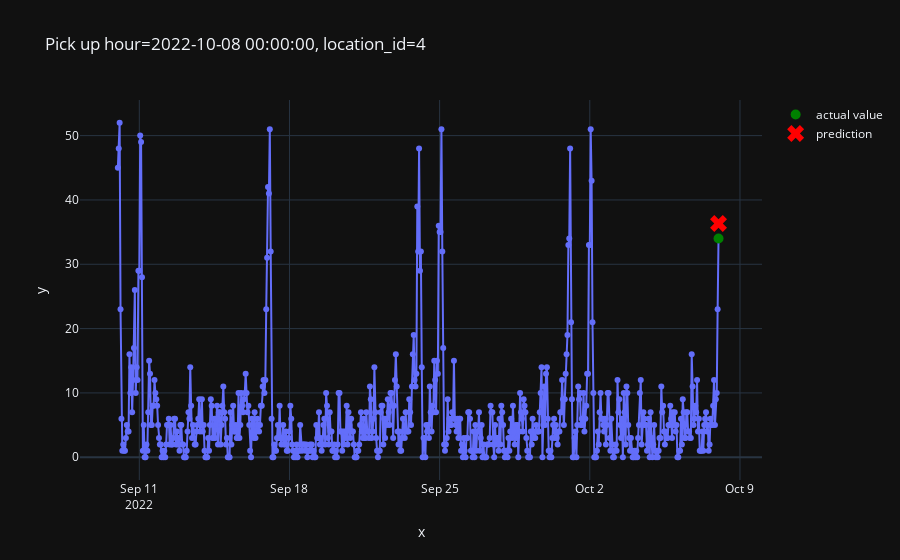

The code cell stored with this chart in its notebook:
### Code cell
from src.plot import plot_one_sample

plot_one_sample(
    example_id=100,
    features=X_test,
    targets=y_test,
    predictions=pd.Series(predictions)
)

### Figure 1 — Plotly figure (JSON) as saved in the notebook; plotly's stock layout.template omitted (floating-point values rounded to 4 significant figures; data arrays with more than 128 entries replaced by an {"elided": "..."} marker saying what was removed)
{"data": [{"hovertemplate": "x=%{x}<br>y=%{y}<extra></extra>", "legendgroup": "", "line": {"color": "#636efa", "dash": "solid"}, "marker": {"symbol": "circle"}, "mode": "lines+markers", "name": "", "orientation": "v", "showlegend": false, "type": "scatter", "x": {"elided": "673 str values"}, "xaxis": "x", "y": {"elided": "673 int values"}, "yaxis": "y"}, {"line": {"color": "green"}, "marker": {"size": 10}, "mode": "markers", "name": "actual value", "type": "scatter", "x": ["2022-10-08T00:00:00"], "y": [34]}, {"line": {"color": "red"}, "marker": {"size": 15, "symbol": "x"}, "mode": "markers", "name": "prediction", "type": "scatter", "x": ["2022-10-08T00:00:00"], "y": [36.32]}], "layout": {"legend": {"tracegroupgap": 0}, "title": {"text": "Pick up hour=2022-10-08 00:00:00, location_id=4"}, "xaxis": {"anchor": "y", "domain": [0, 1], "title": {"text": "x"}}, "yaxis": {"anchor": "x", "domain": [0, 1], "title": {"text": "y"}}}}
